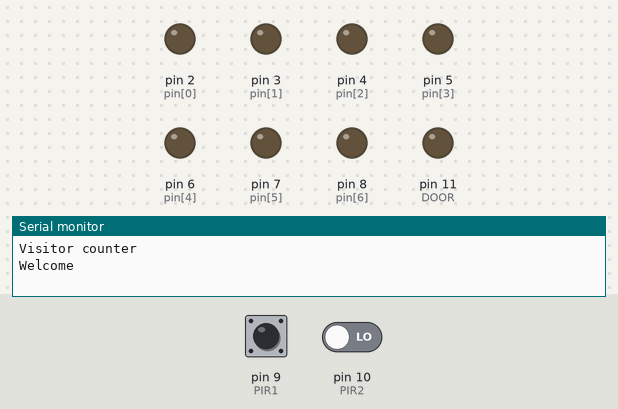
A sketch run on a simulated Arduino Uno, built with avr-gcc and run on an emulated ATmega328P. On the bench: output pins drawn as LEDs (lit = HIGH), the last lines printed to the serial monitor. Inputs (shaded band) come from the test bench; at power-on: pin 9 (PIR1) LOW, pin 10 (PIR2) LOW.

Above: at 1.2 s.
1.3 s: pin 9 (PIR1) driven HIGH
At 1.9 s:
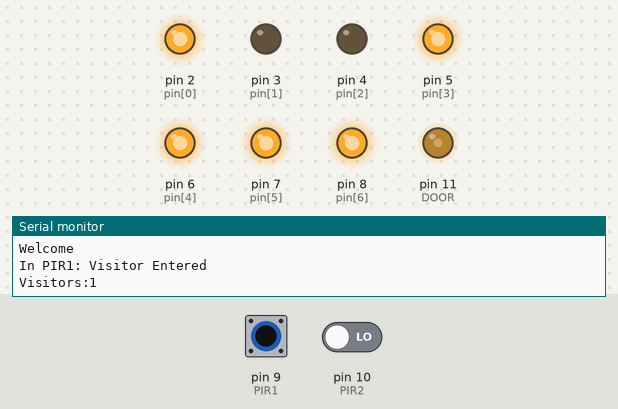
5.8 s: pin 9 (PIR1) pulsed LOW 5 times (0.12 s each, 0.3 s apart)
At 7.8 s:
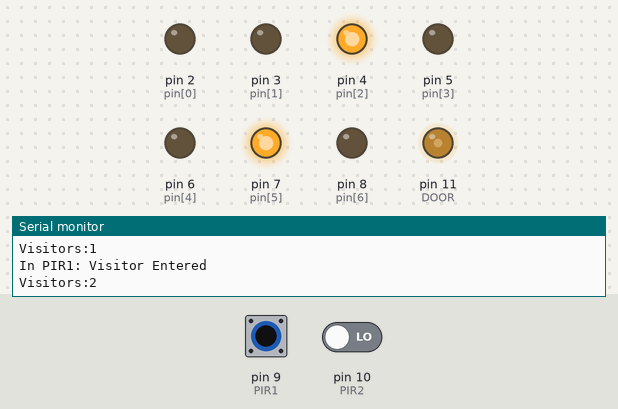
At 12.8 s:
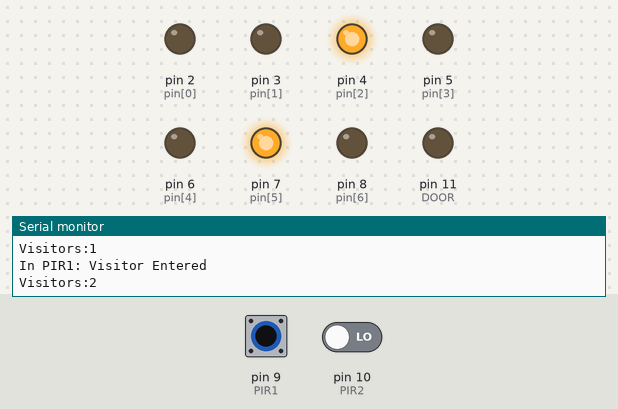
Timing chart, 0 to 14.3 s (numbered marks = the images above; inputs shaded):
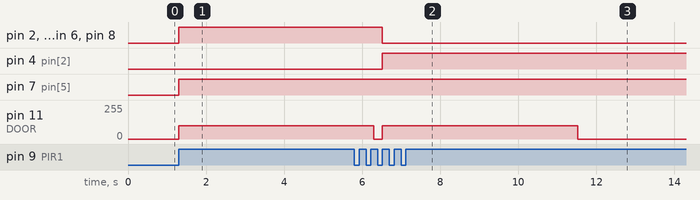

Measured:
- after the input at 1.3 s, pin 2 (pin[0]), pin 5 (pin[3]), pin 6 (pin[4]), pin 7 (pin[5]), pin 8 (pin[6]): LOW → HIGH at once; pin 11 (DOOR): 0/255 → 100/255 at once
- after the input at 5.8 s, pin 2 (pin[0]), pin 5 (pin[3]), pin 6 (pin[4]), pin 8 (pin[6]): HIGH → LOW after 0.72 s; pin 4 (pin[2]): LOW → HIGH after 0.72 s

The sketch:

bidirectional_counter.ino
```cpp
const int PIR1 = 9;
const int PIR2 = 10;
const int DOOR = 11;

int visitors = 0;
int lastPIRdetected = 0;
bool PIR1_active = false;
bool PIR2_active = false;

int pin[] = {2,3,4,5,6,7,8};
int d[10][7] = {
  {0,0,0,0,0,0,1}, //0
  {1,0,0,1,1,1,1}, //1
  {0,0,1,0,0,1,0}, //2
  {0,0,0,0,1,1,0}, //3
  {1,0,0,1,1,0,0}, //4
  {0,1,0,0,1,0,0}, //5
  {0,1,0,0,0,0,0}, //6
  {0,0,0,1,1,1,1}, //7
  {0,0,0,0,0,0,0}, //8
  {0,0,0,0,1,0,0}, //9
};

void setup()
{
  pinMode(PIR1, INPUT);
  pinMode(PIR2, INPUT);
  pinMode(DOOR, OUTPUT);

  for(int i=0;i<8;i++)
      pinMode(pin[i], OUTPUT);

  Serial.begin(9600);
  Serial.println("Visitor counter");
  Serial.println("Welcome");
}

void print(int n)
{
  for(int i=0;i<7;i++)
    digitalWrite(pin[i],d[n][i]);
}

void updateCount(int x)
{
  visitors+=x;
  lastPIRdetected=0; //reset the last PIR detected
}
void loop()
{
  // ----------- check PIR1 ----------------
  if (digitalRead(PIR1) == HIGH)
  {
    if ( !PIR1_active )
    {
      PIR1_active = true;
      if (lastPIRdetected == 0 && !PIR2_active)
      {
        if(visitors<9)
        {
          // new start
          lastPIRdetected = 1;
          Serial.println("In PIR1: Visitor Entered");
          updateCount(1);
          Serial.println("Visitors:" + String(visitors));
          analogWrite(DOOR, 100);
          print(visitors);
          delay(5000);
          analogWrite(DOOR, 0);
        }
        else
        {
          Serial.println("MAXIMUM CAPACITY");
          print(visitors);
          delay(5);
        }
      }
      else if (lastPIRdetected == 2)
      { // if we were in PIR2 before
        updateCount(-1);
        Serial.println("Visitor exited");
        Serial.println("Visitors:" + String(visitors));
        analogWrite(DOOR, 100);
        print(visitors);
        delay(5000);
        analogWrite(DOOR, 0);
      }
    }
  }
  else
    PIR1_active = false ;  // reenable PIR1*/


  // ----------- check PIR2 ----------------
  if (digitalRead(PIR2) == HIGH )
  {
    if ( !PIR2_active )
    {
      PIR2_active = true;

      if (lastPIRdetected == 0 && !PIR1_active)
      { // new start
        if (visitors > 0)
        {
          lastPIRdetected = 2;

          Serial.println("In PIR2: Visitor exited");
          updateCount(-1);
          Serial.println("Visitors:" + String(visitors));
          analogWrite(DOOR, 100);
          print(visitors);
          delay(5000);
          analogWrite(DOOR, 0);
        }
        else
        {
          Serial.println("No more visitors to exit");
          print(visitors);
          delay(5);
        }
      }
      else if (lastPIRdetected == 1)
      {  // if we were in PIR1 before
        if(visitors<=9)
        {
          Serial.println("In PIR1: Visitor Entered");
          updateCount(1);
          Serial.println("Visitors:" + String(visitors));
          analogWrite(DOOR, 100);
          print(visitors);
          delay(5000);
          analogWrite(DOOR, 0);
        }
        else
        {
          Serial.println("MAXIMUM CAPACITY");
          print(visitors);
          delay(5);
        }
      }
    }
  }
  else
    PIR2_active = false; // reenable PIR2
}
```
